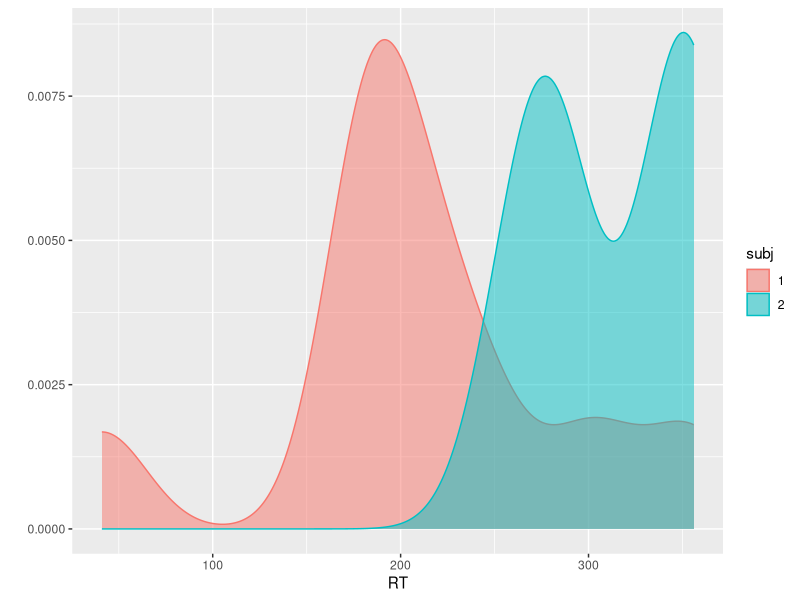
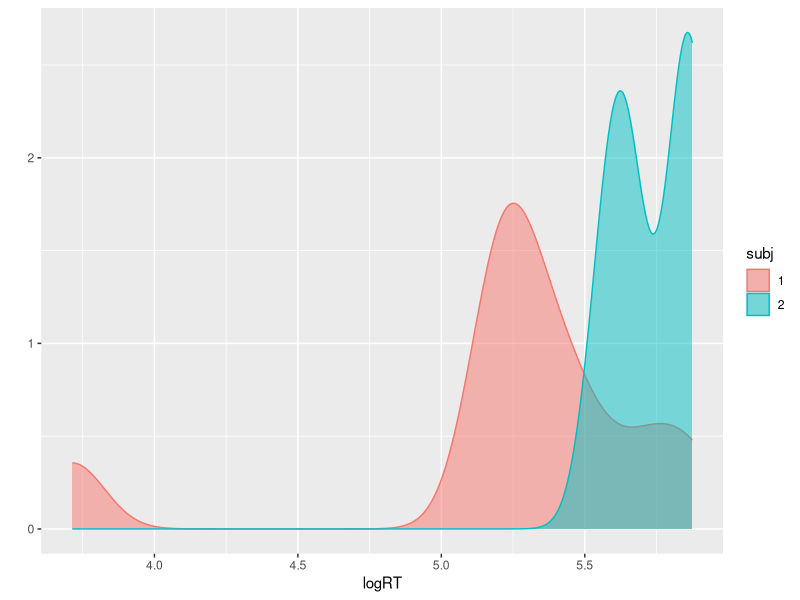

Generate these figures, in order, with R:
# Hausaufgabe 09
# Phillip Alday <phillip.alday@staff.uni-marburg.de>
# 2014-05-02
# Dieses Werk ist lizenziert unter einer CC-BY-NC-SA Lizenz.


# Die nächsten Punkte sollten langsam automatisch sein...
# 1. Kopieren Sie diese Datei in Ihren Ordner (das können Sie innerhalb RStudio machen 
#    oder mit Explorer/Finder/usw.) und öffnen Sie die Kopie. Ab diesem Punkt arbeiten 
#    Sie mit der Kopie. Die Kopie bitte `hausaufgabe09.R` nennen und nicht `Kopie...`
# 2. Sie sehen jetzt im Git-Tab, dass der neue Ordner als unbekannt (mit gelbem Fragezeichen)
#    da steht. Geben Sie Git Bescheid, dass Sie die Änderungen im Ordner verfolgen möchten 
#    (auf Stage klicken). Die neue Datei steht automatisch da.
# 3. Machen Sie ein Commit mit den bisherigen Änderungen (schreiben Sie eine sinnvolle 
#    Message dazu -- sinnvoll bedeutet nicht unbedingt lang) und danach einen Push.
# 4. Ersetzen Sie meinen Namen oben mit Ihrem. Klicken auf Stage, um die Änderung zu merken.
# 5. Ändern Sie das Datum auf heute. (Seien Sie ehrlich! Ich kann das sowieso am Commit sehen.)
# 6. Sie sehen jetzt, dass es zwei Symbole in der Status-Spalte gibt, eins für den Zustand 
#    im *Staging Area* (auch als *Index* bekannt), eins für den Zustand im Vergleich zum 
#    Staging Area. Sie haben die Datei modifiziert, eine Änderung in das Staging Area aufgenommen,
#    und danach weitere Änderungen gemacht. Nur Änderungen im Staging Area werden in den Commit aufgenommen.
# 7. Stellen Sie die letzten Änderungen auch ins Staging Area und machen Sie einen Commit 
#    (immer mit sinnvoller Message!).
# 8. Vergessen Sie nicht am Ende, die Lizenz ggf. zu ändern!

# Um einiges leichter zu machen, sollten Sie auch die
# Datei punnkt_rt.tab aus dem Data-Ordner kopieren, stagen und commiten. Sie
# müssen ggf. Ihr Arbeitsverzeichnis setzen, wenn R die .tab-Datei nicht finden
# kann: 
# Session > Set Working Directory > Source File Location

# (Im folgenden müssen Sie die Code-Zeilen wieder aktiv setzen -- ich habe sie
# vorläufig auskommentiert, damit der Output beim ersten Beispiel sehr
# überschaubar war.)

# Weil wir uns immer die Daten auch grafisch anschauen, laden wir jetzt schon ggplot
library(ggplot2)
# car laden wir auch für später
library(car)
# car steht übrigens für "Companion to Appled Regression"

# und danach die Daten:
rt <- read.table("punkt_rt.tab",header=TRUE) 
# Die Daten sind Reaktionszeiten von zwei Versuchspersonen auf einen weißen
# Punkt auf einem schwarzen Bildschirm. Die Verzögerung (delay) zwischen Trials
# (Läufen) war zufällig und mitaugenommen. 

# (Wie würden Sie abschneiden? Wenn Sie wollen, können Sie das Experiment (im
# Data-Ordner) mit Hilfe der open source Software OpenSesame
# (http://osdoc.cogsci.nl/) auch zu Hause ausführen!)

# Wir schauen uns erst mal eine Zusammenfassung der Daten an:
print(summary(rt))

# Wir sehen sofort, dass R die Variabel "subj" als numerische Variable
# behandelt hat, obwohl sie eigentlich kategorisch ist. Das müssen wir ändern:
rt$subj <- as.factor(rt$subj)
# 
# MIT QPLOT DENSITY PLOTTEN
plot <- qplot(data=rt, x=RT, color=subj, fill=subj, geom="density", alpha=I(0.5))
print (plot)

# Haben die Daten der beiden Gruppen -- die wiederholten Messwerte der einzelnen
# Probanden bilden ja Gruppen -- homogene Varianz? Bevor Sie irgendwelche Tests 
# ausführen, schauen Sie sich nochmal die Grafik an. Haben beide Verteilungen in
# etwa die gleiche Streuung, auch wenn sich die Modalwerte (grafisch: höchste 
# Gipfel) unterscheiden? Sind die Gruppen beide normal verteilt? Hier müssen Sie
# keine Antwort geben, aber Sie sollten schon auf ein Stück Schmierpapier schreiben,
# was Sie da denken. Sie können dann nämlich sich selber nicht täuschen, dass
# Sie von vorneherein etwas behaupten haben.

# Berechnen Sie jetzt den F-Test:
print(var.test(RT ~ subj, data=rt))

# Sind die Varianzen homogen? Vergessen Sie nicht, dass die Nullhypothese beim
# F-Test "Varianzen Gleich" ist.
# ANTWORT: Dem F-Test zufolge sind die Varianzen heterogen mit f(9,9)=4,20, p=0,043

# Berechenen Sie den Levene Test:
print(leveneTest(RT ~ subj, data=rt))

# Sind die Varianzen homogen? Vergessen Sie nicht, dass die Nullhypothese beim
# Levene Test "Varianzen Gleich" ist.

# ANTWORT: Dem Levene-Test zufolge sind die Varianzen homogen mit f(1,18)=0,86, p=0.366. Dieses Ergebnis
# kann darauf zurückgeführt werden, dass der Levene-Test robuster gegenüber der Normalverteilungsannahme ist.

# Für heterogene Varianzen haben wir eine Variante des  t-Tests gesehen, die
# eine Korrektur der Freiheitsgerade macht. Bei homogener Varianz sollten beide
# Variante ähnliche bzw. (fast) gleiche Ergebnisse liefern. Ist das hier der
# Fall?
two.sample <- t.test(RT ~ subj, data=rt, var.equal = TRUE)
welch <- t.test(RT ~ subj, data=rt, var.equal = FALSE)

print(two.sample)
print(welch)

# Das Ergebnis der verschiedenen Test-Funktionen in R ist übrigens eine Liste.
# Wir können das ausnutzen, um zu schauen, ob es einen Unterschied zwischen den
# beiden Testverfahren gab. Wenn die Varianz homogen war, sollten wir keinen
# Unterschied sehen:
t.diff <- welch$statistic - two.sample$statistic
print(paste("Die Differenz zwischen den beiden t-Werten ist",t.diff,"."))

# Sind die Daten normal verteilt? Wir berechnen Sie den Shapiro Test für erste Versuchsperson:
shapiro <- shapiro.test(rt[rt$subj==1, "RT"])
print(shapiro)

# Wir können auch "Entscheidungen" im Code treffen. Die Syntax dafür ist wie
# folgt -- die runden und geschweiften Klammern sind alle sehr wichtig!
if (shapiro$p.value > 0.05){
   print("Shapiro's test insignikant, die Daten sind normal verteilt.")
 }else{
   print("Shapiro's test signikant, die Daten sind nicht normal verteilt.")
 }

# Berechnen Sie Shapiro's Test für die andere Versuchsperson und drücken Sie mit
# einem if-Block aus, ob die Daten normal verteilt sind.

shapiro <- shapiro.test(rt[rt$subj==2, "RT"])
print(shapiro)
# Wir haben auch Transformationen bei schiefen Datenverteilungen angesprochen.
# Die logaritmische Verteilung ist ziemlich beliebt bei Reaktionszeitsdaten.

rt$logRT <- log(rt$RT)
print(summary(rt$logRT))
logrt.plot <- qplot(data=rt, x=logRT, color=subj, fill=subj, geom="density", alpha=I(0.5))
print(logrt.plot)

# Sieht die Verteilung besser aus? Sind die Varianzen "homogener" geworden? 
# Berechnen Sie den F-Test und den Levene-Test für die logaritmisch skalierten 
# Daten. Nach jedem Test sollten Sie auch programmatisch (=durch if-Blöcke)
# ausdrücken, ob die Varianzen homogen sind.

Levene <- leveneTest(logRT~subj, data=rt)
print(Levene)

# Sind die Daten "normaler" gewordern? Berechnen Sie den Shapiro-Test für beide 
# Gruppen. Nach jeder Gruppe sollten Sie auch programmatisch (=durch if-Blöcke)
# ausdrücken, ob die Daten normal verteilt sind. 
# (Für die fortgeschrittenen: hier könnte man auch eine for-Schleife nutzen...)

# CODE_HIER

# Hat die logarithmische Transformation insgesamt geholfen? Berechnen Sie zum
# Schluss den (Welch) t-Test für die logarithmischen Daten. Bekommen Sie das
# gleiche Ergebnisse wie bei den Ausgangsdaten?

# CODE_HIER